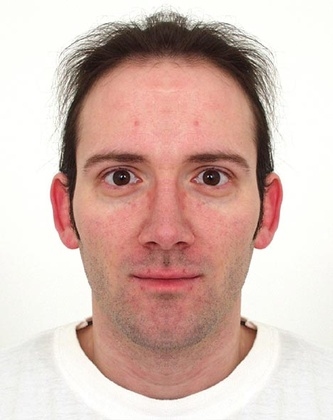
%> input picture segmentationProblem/chimaere_r_gr.jpg, 333 x 420 px, shrunk from 468 x 591 before the run
$ octave --eval "Mymanualthre;"   (GNU Octave 9; MATLAB toolbox functions it lacks are replaced by stand-ins)
%> lines starting %> are read from the running program, lines starting %| are printed output that depends on the picture; in (x1, y1, x2, y2) boxes, pixels count from 0 and x2, y2 are one past the last pixel; in counts of white or black regions, pixels touching at a corner belong together; the program's own positions count from 1
function Mymanualthre()
%% Read image
% store image in coin variale
    coin = (rgb2gray(imread('chimaere_r_gr.jpg')));
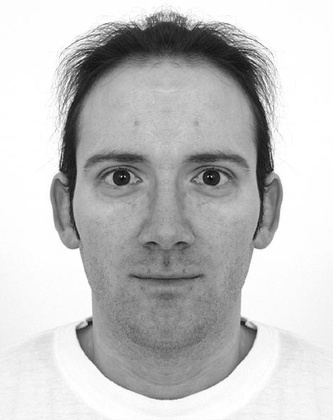
%> coin: size 420x333 uint8; min 3, max 255, mean 194.1

%% Manual Thresholding
 for i=1:size(coin,1)
     for j=1:size(coin,2)
         if coin(i,j,1) > 185
             coin(i,j,:) = 0;
         else
             coin(i,j,:) = 255;
         end
     end
 end
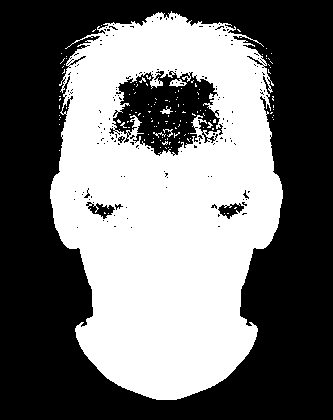
%> coin: size 420x333 uint8; 44.5% white; 131 white regions (126 under 20 px), largest, box (x1, y1, x2, y2) and area: (50, 11, 283, 400) 61649, (169, 79, 187, 87) 82, (160, 106, 173, 114) 45, (163, 129, 173, 137) 29, (153, 132, 166, 138) 24
%% Display thresholded image
 output = imfill(coin,'holes');
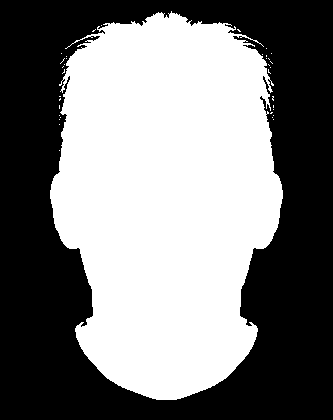
%> output: size 420x333 uint8; 49.2% white; 36 white regions (35 under 20 px), largest, box (x1, y1, x2, y2) and area: (50, 11, 283, 400) 68664

 imshow(output,[]);
end

$ run again, with segmentationProblem/I4C_2015.jpg copied over segmentationProblem/chimaere_r_gr.jpg
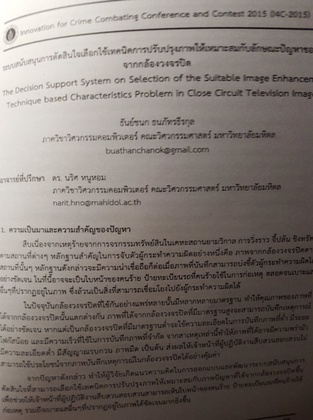
%> input picture segmentationProblem/I4C_2015.jpg, 313 x 420 px, shrunk from 1216 x 1632 before the run
%> after the loop in Mymanualthre, `for i=1:size(coin,1)`:
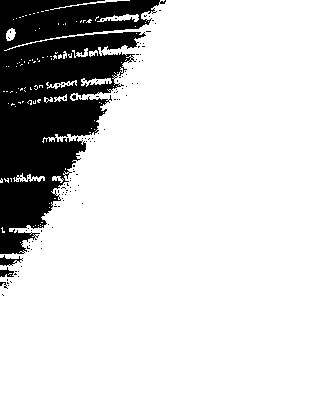
%> coin: size 420x313 uint8; 83.6% white; 111 black regions (107 under 20 px), largest, box (x1, y1, x2, y2) and area: (0, 0, 166, 254) 21117, (0, 255, 23, 266) 118, (0, 267, 14, 277) 81, (0, 282, 8, 289) 23
%> in Mymanualthre, `output = imfill(coin,'holes');`:
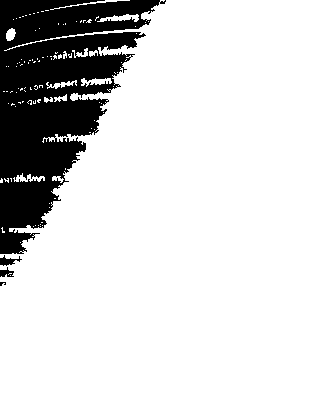
%> output: size 420x313 uint8; 83.9% white; 4 black regions (1 under 20 px), largest, box (x1, y1, x2, y2) and area: (0, 0, 166, 254) 21014, (0, 255, 22, 266) 110, (0, 267, 14, 277) 81
